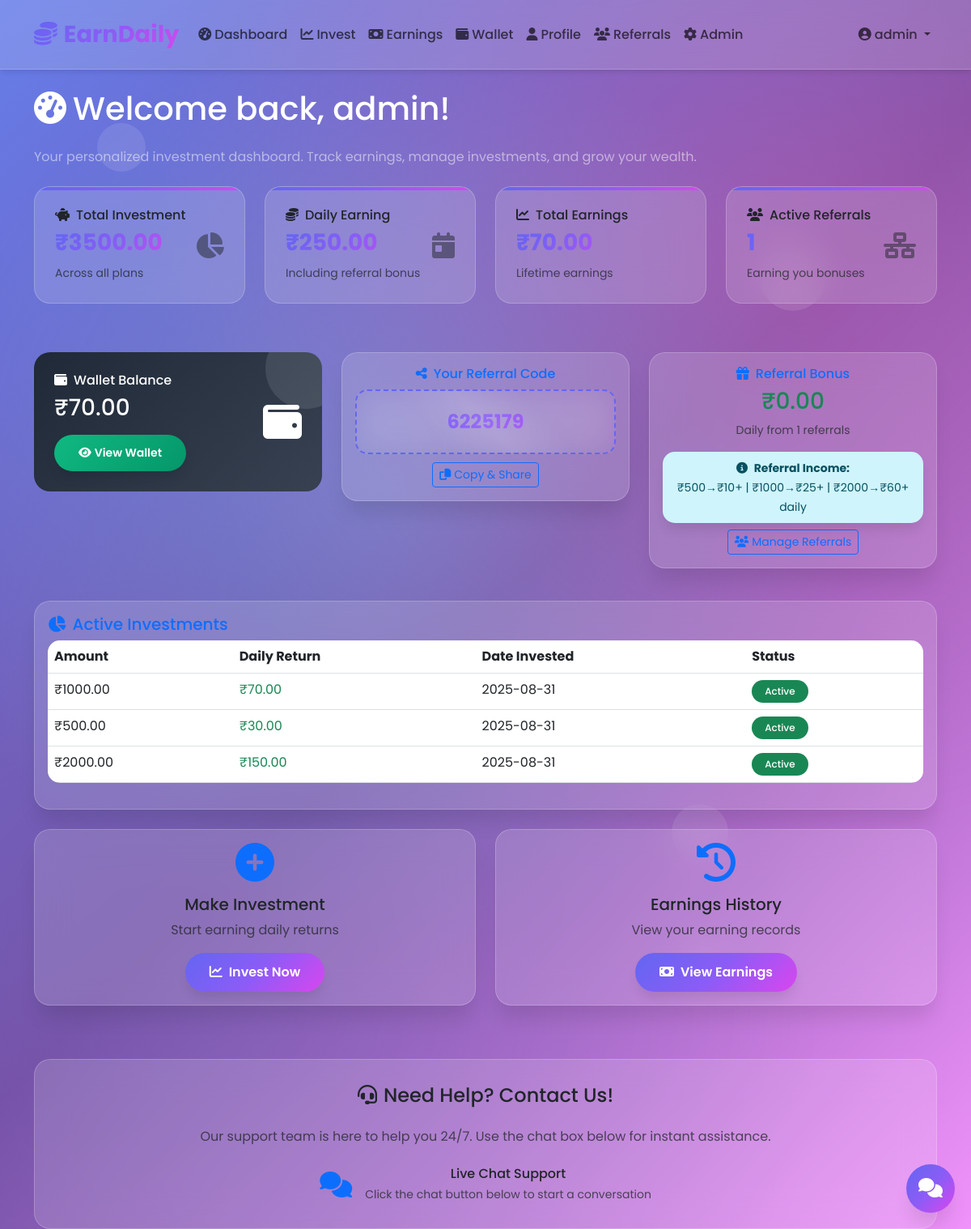
Page /dashboard (signed in) on the committed database.
### app.py (models this page shows)
class User(UserMixin, db.Model):
    id = db.Column(db.Integer, primary_key=True)
    username = db.Column(db.String(80), unique=True, nullable=False)
    email = db.Column(db.String(120), unique=True, nullable=False)
    password_hash = db.Column(db.String(120), nullable=False)
    referral_code = db.Column(db.String(7), unique=True, nullable=False)
    referred_by = db.Column(db.String(7), nullable=True)
    total_investment = db.Column(db.Float, default=0)
    total_earnings = db.Column(db.Float, default=0)
    referral_earnings = db.Column(db.Float, default=0)
    created_at = db.Column(db.DateTime, default=datetime.utcnow)
    investments = db.relationship('Investment', backref='user', lazy=True)
    daily_earnings = db.relationship('DailyEarning', backref='user', lazy=True)
    referrals = db.relationship('Referral', backref='referrer', lazy=True)

class Investment(db.Model):
    id = db.Column(db.Integer, primary_key=True)
    user_id = db.Column(db.Integer, db.ForeignKey('user.id'), nullable=False)
    amount = db.Column(db.Float, nullable=False)
    daily_return = db.Column(db.Float, nullable=False)
    created_at = db.Column(db.DateTime, default=datetime.utcnow)
    is_active = db.Column(db.Boolean, default=True)

### app.py (the view)
@app.route('/dashboard')
@login_required
def dashboard():
    user_investments = Investment.query.filter_by(user_id=current_user.id, is_active=True).all()
    total_daily_earning = sum([calculate_daily_return(inv.amount) for inv in user_investments])
    referrals = Referral.query.filter_by(referrer_id=current_user.id).all()
    referral_count = len(referrals)
    referral_bonus = 0
    for referral in referrals:
        referred_user = User.query.get(referral.referred_user_id)
        if referred_user:
            user_investments_referred = Investment.query.filter_by(user_id=referred_user.id, is_active=True).all()
            for inv in user_investments_referred:
                referral_bonus += calculate_referral_bonus(inv.amount)
    return render_template('dashboard.html',
                         user=current_user,
                         investments=user_investments,
                         total_daily_earning=total_daily_earning,
                         referral_count=referral_count,
                         referral_bonus=referral_bonus)

### app.py (called while the page is built)
@login_manager.user_loader
def load_user(user_id):
    return User.query.get(int(user_id))

def calculate_daily_return(amount):
    if amount >= 2000:
        return amount * 0.075
    elif amount >= 1000:
        return 70
    elif amount >= 500:
        return 30
    else:
        return 0

### templates/dashboard.html (shortened to what this page needs)
{% extends "base.html" %}
{% block content %}
<div class="row">
    <div class="col-12">
        <h1 class="text-white mb-4" data-aos="fade-right">
            <i class="fas fa-tachometer-alt me-2"></i>Welcome back, {{ user.username }}!
        </h1>
        <p class="text-white-50 mb-4" data-aos="fade-right" data-aos-delay="100">
            Your personalized investment dashboard. Track earnings, manage investments, and grow your wealth.
        </p>
    </div>
</div>
<div class="row mb-4">
    <div class="col-lg-3 col-md-6 mb-3">
        <div class="stats-card earning-animation" data-aos="fade-up" data-aos-delay="100">
            <div class="d-flex justify-content-between align-items-center">
                <div>
                    <h6><i class="fas fa-piggy-bank me-2"></i>Total Investment</h6>
                    <h3>₹{{ "%.2f"|format(user.total_investment) }}</h3>
                    <small class="opacity-75">Across all plans</small>
                </div>
                <i class="fas fa-chart-pie fa-2x opacity-50"></i>
            </div>
        </div>
    </div>
    <div class="col-lg-3 col-md-6 mb-3">
        <div class="stats-card earning-animation" data-aos="fade-up" data-aos-delay="200">
            <div class="d-flex justify-content-between align-items-center">
                <div>
                    <h6><i class="fas fa-coins me-2"></i>Daily Earning</h6>
                    <h3>₹{{ "%.2f"|format(total_daily_earning + referral_bonus) }}</h3>
                    <small class="opacity-75">Including referral bonus</small>
                </div>
                <i class="fas fa-calendar-day fa-2x opacity-50"></i>
            </div>
        </div>
    </div>
    <div class="col-lg-3 col-md-6 mb-3">
        <div class="stats-card" data-aos="fade-up" data-aos-delay="300">
            <div class="d-flex justify-content-between align-items-center">
                <div>
                    <h6><i class="fas fa-chart-line me-2"></i>Total Earnings</h6>
                    <h3>₹{{ "%.2f"|format(user.total_earnings) }}</h3>
                    <small class="opacity-75">Lifetime earnings</small>
                </div>
            </div>
        </div>
    </div>
    <div class="col-lg-3 col-md-6 mb-3">
        <div class="stats-card" data-aos="fade-up" data-aos-delay="400">
            <div class="d-flex justify-content-between align-items-center">
                <div>
                    <h6><i class="fas fa-users me-2"></i>Active Referrals</h6>
                    <h3>{{ referral_count }}</h3>
                    <small class="opacity-75">Earning you bonuses</small>
                </div>
                <i class="fas fa-network-wired fa-2x opacity-50"></i>
            </div>
        </div>
    </div>
</div>
<div class="row mb-4">
    <div class="col-md-4 mb-3">
        <div class="wallet-card" data-aos="fade-up" data-aos-delay="100">
            <div class="d-flex justify-content-between align-items-center">
                <div>
                    <h6><i class="fas fa-wallet me-2"></i>Wallet Balance</h6>
                    <h3>₹{{ "%.2f"|format(user.total_earnings) }}</h3>
                    <a href="{{ url_for('wallet') }}" class="btn btn-success btn-sm mt-2">
                        <i class="fas fa-eye me-1"></i>View Wallet
                    </a>
                </div>
                <i class="fas fa-wallet fa-3x opacity-30"></i>
            </div>
        </div>
    </div>
    <div class="col-md-4 mb-3">
        <div class="card glow" data-aos="fade-up" data-aos-delay="200">
            <div class="card-body text-center">
                <h6 class="text-primary">
                    <i class="fas fa-share-alt me-2"></i>Your Referral Code
                </h6>
                <div class="referral-code" style="font-size: 1.5rem; margin: 10px 0;">
                    {{ user.referral_code }}
                </div>
                <button class="btn btn-outline-primary btn-sm" onclick="copyReferralCode()">
                    <i class="fas fa-copy me-1"></i>Copy & Share
                </button>
            </div>
        </div>
    </div>
    <div class="col-md-4 mb-3">
        <div class="card" data-aos="fade-up" data-aos-delay="300">
            <div class="card-body text-center">
                <h6 class="text-primary">
                    <i class="fas fa-gift me-2"></i>Referral Bonus
                </h6>
                <h3 class="text-success">₹{{ "%.2f"|format(referral_bonus) }}</h3>
                <p class="text-muted small">Daily from {{ referral_count }} referrals</p>
                <div class="alert alert-info py-2 px-3 mb-2">
                    <small class="mb-0">
                        <i class="fas fa-info-circle me-1"></i>
                        <strong>Referral Income:</strong><br>
                        ₹500→₹10+ | ₹1000→₹25+ | ₹2000→₹60+ daily
                    </small>
                </div>
                <a href="{{ url_for('profile') }}" class="btn btn-outline-primary btn-sm">
                    <i class="fas fa-users me-1"></i>Manage Referrals
                </a>
            </div>
        </div>
    </div>
</div>
<div class="row mb-4">
    <div class="col-12">
        <div class="card">
            <div class="card-body">
                <h5 class="card-title text-primary">
                    <i class="fas fa-chart-pie me-2"></i>Active Investments
                </h5>
                {% if investments %}
                <div class="table-responsive">
                    <table class="table table-hover">
                        <thead>
                            <tr>
                                <th>Amount</th>
                                <th>Daily Return</th>
                                <th>Date Invested</th>
                                <th>Status</th>
                            </tr>
                        </thead>
                        <tbody>
                            {% for investment in investments %}
                            <tr>
                                <td>₹{{ "%.2f"|format(investment.amount) }}</td>
                                <td class="text-success">₹{{ "%.2f"|format(investment.daily_return) }}</td>
                                <td>{{ investment.created_at.strftime('%Y-%m-%d') }}</td>
                                <td><span class="badge bg-success">Active</span></td>
                            </tr>
                            {% endfor %}
                        </tbody>
                    </table>
                </div>
                {% endif %}
            </div>
        </div>
    </div>
</div>
<div class="row">
    <div class="col-md-6 mb-3">
        <div class="card">
            <div class="card-body text-center">
                <i class="fas fa-plus-circle fa-3x text-primary mb-3"></i>
                <h5>Make Investment</h5>
                <p class="text-muted">Start earning daily returns</p>
                <a href="{{ url_for('invest') }}" class="btn btn-primary">
                    <i class="fas fa-chart-line me-2"></i>Invest Now
                </a>
            </div>
        </div>
    </div>
    <div class="col-md-6 mb-3">
        <div class="card">
            <div class="card-body text-center">
                <i class="fas fa-history fa-3x text-primary mb-3"></i>
                <h5>Earnings History</h5>
                <p class="text-muted">View your earning records</p>
                <a href="{{ url_for('earnings') }}" class="btn btn-primary">
                    <i class="fas fa-money-bill me-2"></i>View Earnings
                </a>
            </div>
        </div>
    </div>
</div>
{% endblock %}

### templates/base.html (shortened to what this page needs)
<!DOCTYPE html>
<html lang="en">
<head>
    <link href="https://cdn.jsdelivr.net/npm/bootstrap@5.3.0/dist/css/bootstrap.min.css" rel="stylesheet">
    <link href="https://cdnjs.cloudflare.com/ajax/libs/font-awesome/6.4.0/css/all.min.css" rel="stylesheet">
    <link href="https://unpkg.com/aos@2.3.1/dist/aos.css" rel="stylesheet">
</head>
<body>
    <nav class="navbar navbar-expand-lg navbar-light">
        <div class="container">
            <a class="navbar-brand fw-bold text-primary" href="{{ url_for('home') }}">
                <i class="fas fa-coins me-2"></i>EarnDaily
            </a>
            <div class="collapse navbar-collapse" id="navbarNav">
                <ul class="navbar-nav me-auto">
                    {% if current_user.is_authenticated %}
                    <li class="nav-item">
                        <a class="nav-link" href="{{ url_for('dashboard') }}">
                            <i class="fas fa-tachometer-alt me-1"></i>Dashboard
                        </a>
                    </li>
                    <li class="nav-item">
                        <a class="nav-link" href="{{ url_for('invest') }}">
                            <i class="fas fa-chart-line me-1"></i>Invest
                        </a>
                    </li>
                    <li class="nav-item">
                        <a class="nav-link" href="{{ url_for('earnings') }}">
                            <i class="fas fa-money-bill me-1"></i>Earnings
                        </a>
                    </li>
                    <li class="nav-item">
                        <a class="nav-link" href="{{ url_for('wallet') }}">
                            <i class="fas fa-wallet me-1"></i>Wallet
                        </a>
                    </li>
                    <li class="nav-item">
                        <a class="nav-link" href="{{ url_for('profile') }}">
                            <i class="fas fa-user me-1"></i>Profile
                        </a>
                    </li>
                    <li class="nav-item">
                        <a class="nav-link" href="{{ url_for('referral_share') }}">
                            <i class="fas fa-users me-1"></i>Referrals
                        </a>
                    </li>
                    {% if current_user.username == 'admin' %}
                    <li class="nav-item">
                        <a class="nav-link" href="{{ url_for('admin_panel') }}">
                            <i class="fas fa-cog me-1"></i>Admin
                        </a>
                    </li>
                    {% endif %}
                    {% endif %}
                </ul>
                <ul class="navbar-nav">
                    {% if current_user.is_authenticated %}
                    <li class="nav-item dropdown">
                        <a class="nav-link dropdown-toggle" href="#" id="navbarDropdown" role="button" data-bs-toggle="dropdown">
                            <i class="fas fa-user-circle me-1"></i>{{ current_user.username }}
                        </a>
                    </li>
                    {% endif %}
                </ul>
            </div>
        </div>
    </nav>
    <div class="floating-elements">
        <div class="floating-circle" style="width: 60px; height: 60px; top: 10%; left: 10%; animation-delay: 0s;"></div>
        <div class="floating-circle" style="width: 80px; height: 80px; top: 20%; right: 15%; animation-delay: 1s;"></div>
        <div class="floating-circle" style="width: 70px; height: 70px; bottom: 30%; right: 25%; animation-delay: 3s;"></div>
        <div class="floating-circle" style="width: 50px; height: 50px; bottom: 20%; left: 70%; animation-delay: 4s;"></div>
    </div>
    <main class="container mt-4">
        {% block content %}{% endblock %}
        {% if not request.endpoint or request.endpoint != 'admin_panel' %}
        <div class="contact-section" data-aos="fade-up">
            <h4 class="mb-4">
                <i class="fas fa-headset me-2"></i>Need Help? Contact Us!
            </h4>
            <p class="text-muted mb-4">Our support team is here to help you 24/7. Use the chat box below for instant assistance.</p>
            <div class="row justify-content-center">
                <div class="col-md-6">
                    <div class="d-flex justify-content-center align-items-center">
                        <i class="fas fa-comments fa-2x text-primary me-3"></i>
                        <div>
                            <h6 class="mb-1">Live Chat Support</h6>
                            <small class="text-muted">Click the chat button below to start a conversation</small>
                        </div>
                    </div>
                </div>
            </div>
        </div>
        {% endif %}
    </main>
    {% if current_user.is_authenticated %}
    <div class="chat-widget">
        <button class="chat-button" onclick="toggleChat()" id="chatButton">
            <i class="fas fa-comments"></i>
        </button>
    </div>
    {% endif %}
</body>
</html>

### rows in the picture
User: username "admin", total_investment "3500.00", total_earnings "70.00", referral_code "6225179"
Investment: amount "1000.00", daily_return "70.00", created_at "2025-08-31"
Investment: amount "500.00", daily_return "30.00", created_at "2025-08-31"
Investment: amount "2000.00", daily_return "150.00", created_at "2025-08-31"

### other values in the picture
{{ "%.2f"|format(total_daily_earning + referral_bonus) }} "250.00"
{{ referral_count }} "1"
{{ "%.2f"|format(referral_bonus) }} "0.00"
